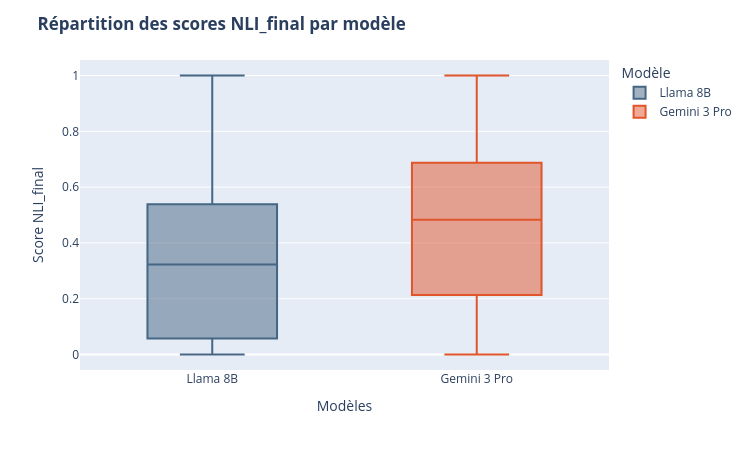

The cell this chart's notebook holds for it:
### Code cell
fig = px.box(
    df_compare,
    x="Modèle",
    y="NLI_final",
    color="Modèle",
    color_discrete_map={
        "Llama 8B": "#466784",
        "Gemini 3 Pro": "#e1552a"
    }
)
fig.update_layout(
    title="<b>Répartition des scores NLI_final par modèle</b>",
    xaxis_title="Modèles",
    yaxis_title="Score NLI_final",
    width=750,
    height=450
)
fig.show()

### Figure 1 — Plotly figure (JSON) as saved in the notebook; plotly's stock layout.template omitted (floating-point values rounded to 4 significant figures; data arrays with more than 128 entries replaced by an {"elided": "..."} marker saying what was removed)
{"data": [{"alignmentgroup": "True", "hovertemplate": "Modèle=%{x}<br>NLI_final=%{y}<extra></extra>", "legendgroup": "Llama 8B", "marker": {"color": "#466784"}, "name": "Llama 8B", "notched": false, "offsetgroup": "Llama 8B", "orientation": "v", "showlegend": true, "type": "box", "x": {"elided": "200 str values"}, "x0": " ", "xaxis": "x", "y": {"elided": "200 float values"}, "y0": " ", "yaxis": "y"}, {"alignmentgroup": "True", "hovertemplate": "Modèle=%{x}<br>NLI_final=%{y}<extra></extra>", "legendgroup": "Gemini 3 Pro", "marker": {"color": "#e1552a"}, "name": "Gemini 3 Pro", "notched": false, "offsetgroup": "Gemini 3 Pro", "orientation": "v", "showlegend": true, "type": "box", "x": {"elided": "200 str values"}, "x0": " ", "xaxis": "x", "y": {"elided": "200 float values"}, "y0": " ", "yaxis": "y"}], "layout": {"boxmode": "overlay", "height": 450, "legend": {"title": {"text": "Modèle"}, "tracegroupgap": 0}, "margin": {"t": 60}, "title": {"text": "<b>Répartition des scores NLI_final par modèle</b>"}, "width": 750, "xaxis": {"anchor": "y", "categoryarray": ["Llama 8B", "Gemini 3 Pro"], "categoryorder": "array", "domain": [0, 1], "title": {"text": "Modèles"}}, "yaxis": {"anchor": "x", "domain": [0, 1], "title": {"text": "Score NLI_final"}}}}
